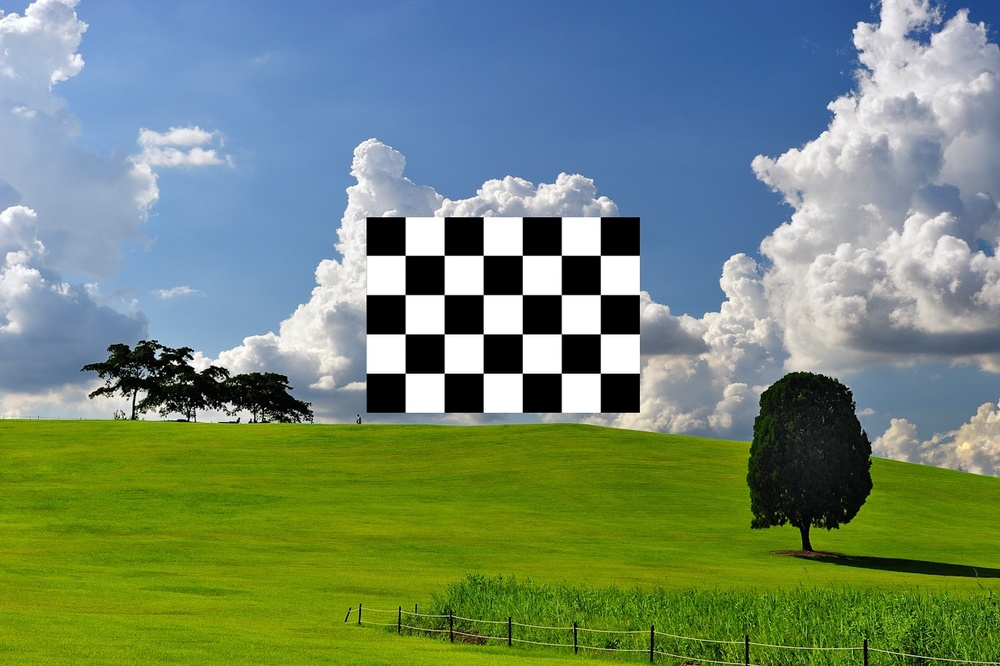
#> input picture test/bg.jpg, 1000 x 666 px, shrunk from 1280 x 852 before the run
$ python first.py
#> lines starting #> are read from the running program, lines starting #| are printed output that depends on the picture; after the words box and inside, x2 and y2 are one past the last pixel; in counts of white or black regions, pixels touching at a corner belong together
#거리구하기 과제를위한 방법
#방법1 직접적인 기하학적인 계산방법
#방법2 호모그래피를 이용한 방법 은 실측사진을 이용해서 구하는것이므로(실측길이를 알수없다 현재 내가...), 내가 과제를해결하기위해서는 다른방법이 필요함
#방법3 3d변환을 이용한 방법

import cv2
import numpy as np

img = cv2.imread('bg.jpg', cv2.IMREAD_GRAYSCALE)
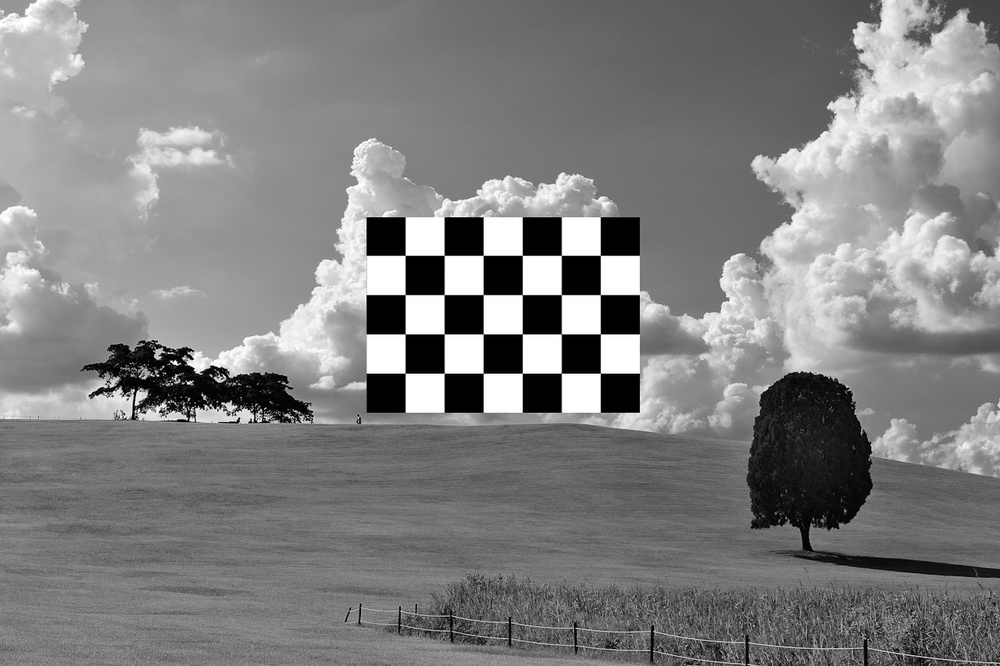
#> img: shape (666, 1000); min 0, max 255, mean 128.2

edges = cv2.Canny(img,200,220, apertureSize = 3);
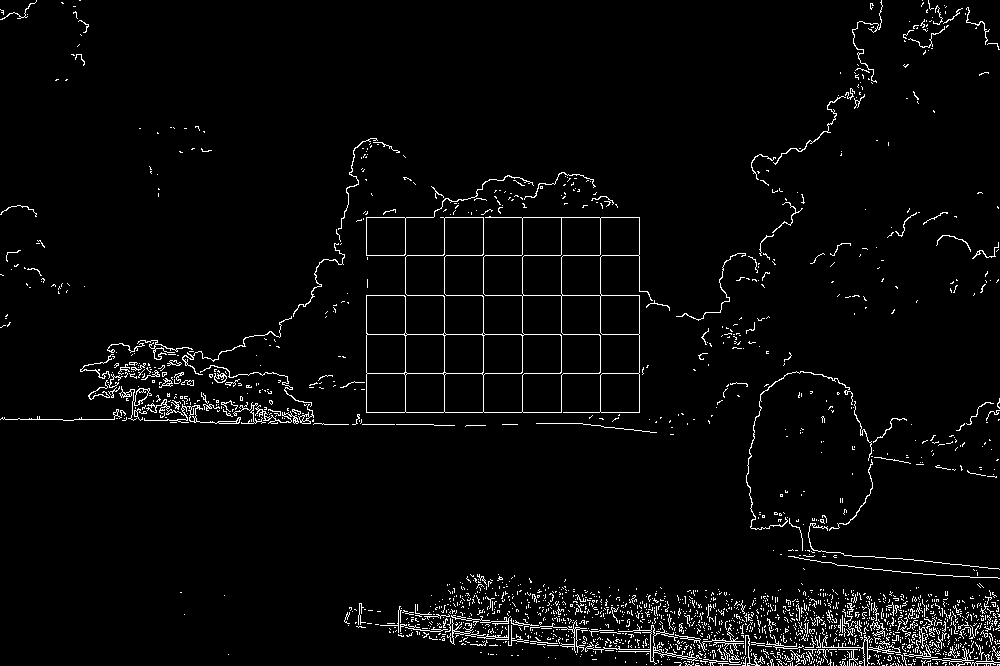
#> edges: shape (666, 1000); 3.2% white in thin lines or dots
lines = cv2.HoughLines(edges, 1, np.pi/180, 150)
#> lines = 69 rows, first 8: [412, 1.57], [373, 1.57], [255, 1.57], [334, 1.57], [295, 1.57], [217, 1.57], [575, 1.66], [417, 1.59]

for line in lines:
    r, theta = line[0]
    a = np.cos(theta)
    b = np.sin(theta)
    x0 = a*r
    y0 = b*r
    x1 = int(x0 + 1000*(-b))
    y1 = int(y0 + 1000*a)
    x2 = int(x0 - 1000*(-b))
    y2 = int(y0 - 1000*a)
#> this loop made 69 passes
#> (r, theta, a, b, x0, y0, x1, y1) on passes 1 to 12: (412, 1.57, -4.37e-08, 1, -1.8e-05, 412, -1000, 411), (373, 1.57, -4.37e-08, 1, -1.63e-05, 373, -1000, 372), (255, 1.57, -4.37e-08, 1, -1.11e-05, 255, -1000, 254), (334, 1.57, -4.37e-08, 1, -1.46e-05, 334, -1000, 333), (295, 1.57, -4.37e-08, 1, -1.29e-05, 295, -1000, 294), (217, 1.57, -4.37e-08, 1, -9.49e-06, 217, -1000, 216), (575, 1.66, -0.0872, 0.996, -50.11, 572.8, -1046, 485), (417, 1.59, -0.0175, 1, -7.28, 416.9, -1007, 399), (588, 1.64, -0.0698, 0.998, -41.02, 586.6, -1038, 516), (586, 1.64, -0.0698, 0.998, -40.88, 584.6, -1038, 514), (483, 0, 1, 0, 483, 0, 483, 1000), (604, 1.62, -0.0523, 0.999, -31.61, 603.2, -1030, 550)

    # cv2.line(img, (x1, y1), (x2, y2), (0, 255, 0), 1)

cv2.imshow('img',img)
#cv2.imshow('idfds', edges)


nx = 6
ny = 4
# Find the chessboard corners
ret, corners = cv2.findChessboardCorners(img, (nx, ny), None)
#> ret = True; corners = 24 rows, first 8: [405.2, 255.3], [444.2, 255.4], [483.2, 255.3], [522.3, 255.3], [561.3, 255.4], [596, 259], [405.2, 294.6], [444.2, 294.6]

# If found, draw corners
if ret == True:
    # Draw and display the corners
    cv2.drawChessboardCorners(img, (nx, ny), corners, ret)
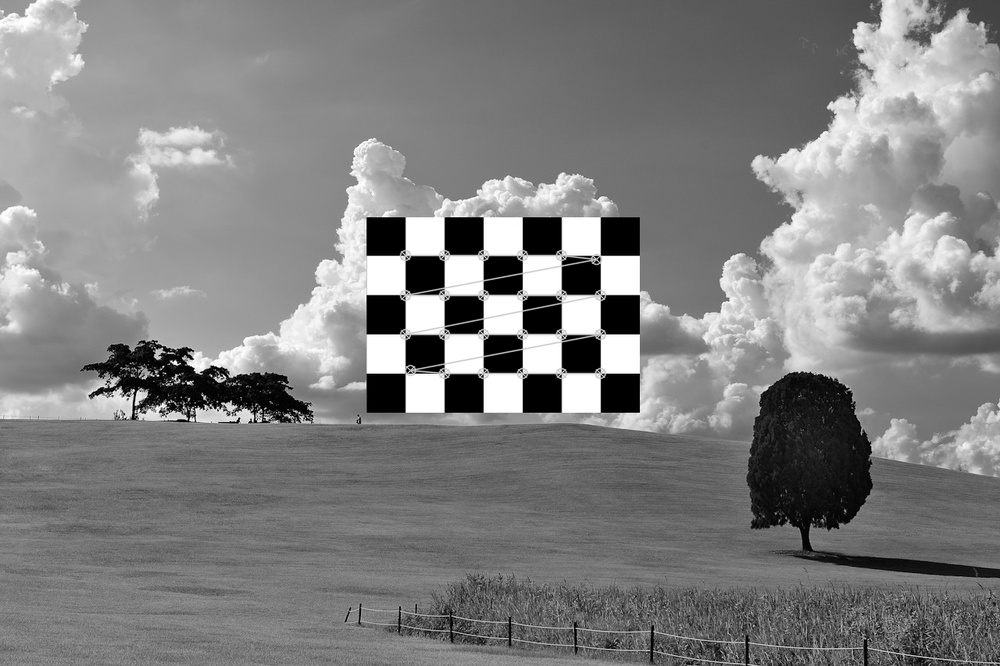
#> img: shape (666, 1000); 0.9% of pixels changed, all inside (x1, y1, x2, y2) = (399, 249, 607, 380)
    cv2.imshow('chessSearch', img)


cv2.waitKey(0)
cv2.destroyAllWindows()

$ run again, with test/IMG4649.jpg copied over test/bg.jpg
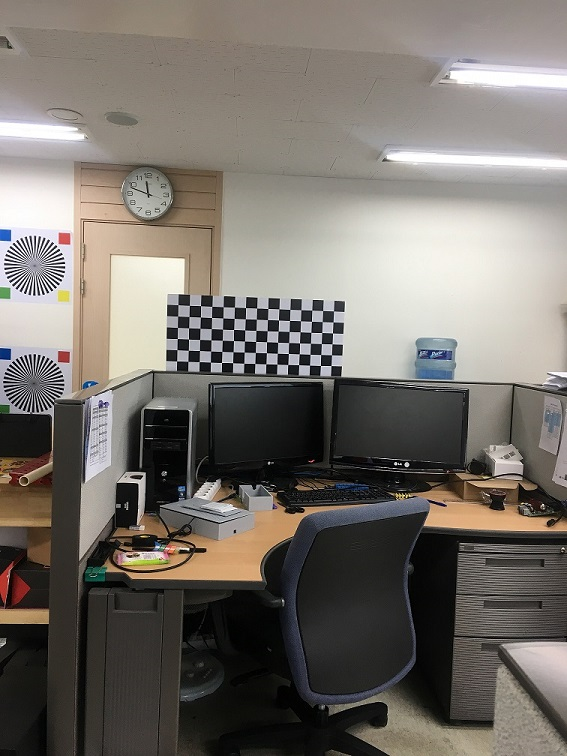
#> input picture test/IMG4649.jpg, 567 x 756 px
#> `img = cv2.imread('bg.jpg', cv2.IMREAD_GRAYSCALE)`:
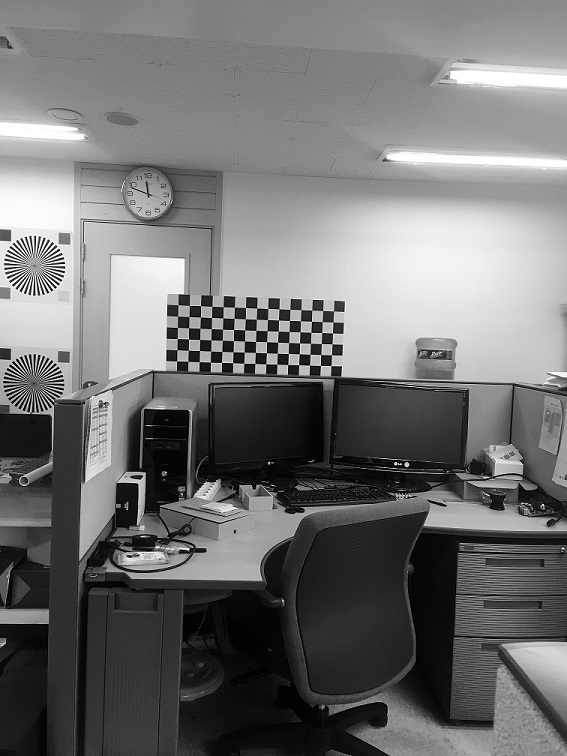
#> img: shape (756, 567); min 0, max 255, mean 114.3
#> `edges = cv2.Canny(img,200,220, apertureSize = 3);`:
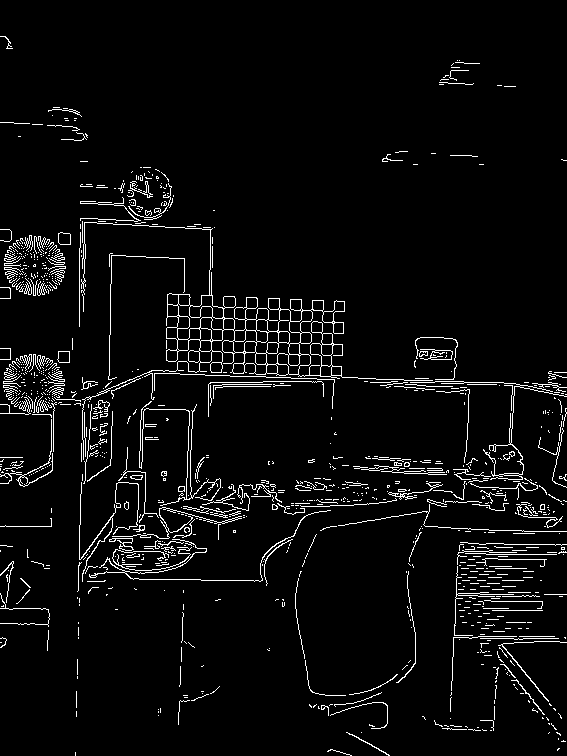
#> edges: shape (756, 567); 4.5% white in thin lines or dots
#> lines = [[367, 1.61], [365, 1.61], [358, 1.62], [382, 1.57], [89, 0.0175], [386, 1.55], [362, 1.62]]
#> the loop `for line in lines:` made 7 passes
#> (r, theta, a, b, x0, y0, x1, y1) on passes 1 to 7: (367, 1.61, -0.0349, 0.999, -12.81, 366.8, -1012, 331), (365, 1.61, -0.0349, 0.999, -12.74, 364.8, -1012, 329), (358, 1.62, -0.0523, 0.999, -18.74, 357.5, -1017, 305), (382, 1.57, -4.37e-08, 1, -1.67e-05, 382, -1000, 381), (89, 0.0175, 1, 0.0175, 88.99, 1.55, 71, 1001), (386, 1.55, 0.0175, 1, 6.74, 385.9, -993, 403), (362, 1.62, -0.0523, 0.999, -18.95, 361.5, -1017, 309)
#> ret = False; corners = None
